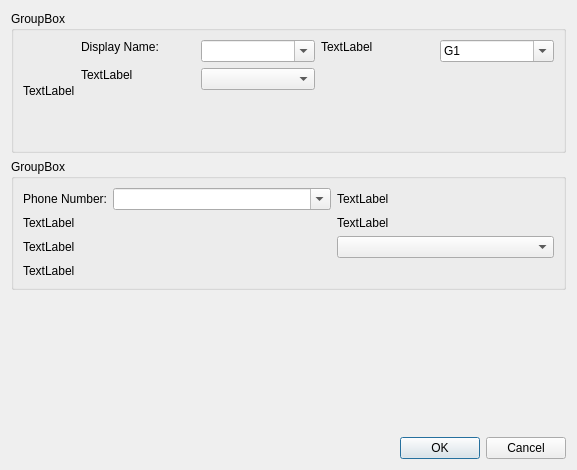
<?xml version="1.0" encoding="UTF-8"?>
<ui version="4.0">
 <class>PhoneContactProperty</class>
 <widget class="QDialog" name="PhoneContactProperty">
  <property name="geometry">
   <rect>
    <x>0</x>
    <y>0</y>
    <width>577</width>
    <height>470</height>
   </rect>
  </property>
  <property name="windowTitle">
   <string>Dialog</string>
  </property>
  <layout class="QVBoxLayout" name="verticalLayout">
   <item>
    <widget class="QGroupBox" name="groupBox">
     <property name="title">
      <string>GroupBox</string>
     </property>
     <layout class="QHBoxLayout" name="horizontalLayout">
      <item>
       <widget class="QLabel" name="label_4">
        <property name="sizePolicy">
         <sizepolicy hsizetype="Fixed" vsizetype="Preferred">
          <horstretch>0</horstretch>
          <verstretch>0</verstretch>
         </sizepolicy>
        </property>
        <property name="text">
         <string>TextLabel</string>
        </property>
       </widget>
      </item>
      <item>
       <layout class="QGridLayout" name="gridLayout">
        <item row="0" column="0">
         <widget class="QLabel" name="label">
          <property name="text">
           <string>Display Name:</string>
          </property>
         </widget>
        </item>
        <item row="0" column="1" rowspan="2">
         <widget class="QComboBox" name="comboBox">
          <property name="editable">
           <bool>true</bool>
          </property>
         </widget>
        </item>
        <item row="0" column="2">
         <widget class="QLabel" name="label_3">
          <property name="text">
           <string>TextLabel</string>
          </property>
         </widget>
        </item>
        <item row="0" column="3" rowspan="2">
         <widget class="QComboBox" name="comboBox_3">
          <property name="editable">
           <bool>true</bool>
          </property>
          <item>
           <property name="text">
            <string>G1</string>
           </property>
          </item>
          <item>
           <property name="text">
            <string>G2</string>
           </property>
          </item>
          <item>
           <property name="text">
            <string>G3</string>
           </property>
          </item>
         </widget>
        </item>
        <item row="1" column="0" rowspan="2">
         <widget class="QLabel" name="label_2">
          <property name="text">
           <string>TextLabel</string>
          </property>
         </widget>
        </item>
        <item row="3" column="1">
         <spacer name="verticalSpacer">
          <property name="orientation">
           <enum>Qt::Vertical</enum>
          </property>
          <property name="sizeHint" stdset="0">
           <size>
            <width>20</width>
            <height>40</height>
           </size>
          </property>
         </spacer>
        </item>
        <item row="2" column="1">
         <widget class="QComboBox" name="comboBox_2">
          <property name="editable">
           <bool>false</bool>
          </property>
         </widget>
        </item>
       </layout>
      </item>
     </layout>
    </widget>
   </item>
   <item>
    <widget class="QGroupBox" name="groupBox_2">
     <property name="title">
      <string>GroupBox</string>
     </property>
     <layout class="QGridLayout" name="gridLayout_2">
      <item row="0" column="0">
       <widget class="QLabel" name="label_5">
        <property name="sizePolicy">
         <sizepolicy hsizetype="Fixed" vsizetype="Preferred">
          <horstretch>0</horstretch>
          <verstretch>0</verstretch>
         </sizepolicy>
        </property>
        <property name="text">
         <string>Phone Number:</string>
        </property>
       </widget>
      </item>
      <item row="0" column="1">
       <widget class="QComboBox" name="comboBox_4">
        <property name="editable">
         <bool>true</bool>
        </property>
       </widget>
      </item>
      <item row="0" column="2">
       <widget class="QLabel" name="label_9">
        <property name="text">
         <string>TextLabel</string>
        </property>
       </widget>
      </item>
      <item row="1" column="0">
       <widget class="QLabel" name="label_6">
        <property name="text">
         <string>TextLabel</string>
        </property>
       </widget>
      </item>
      <item row="1" column="2">
       <widget class="QLabel" name="label_10">
        <property name="text">
         <string>TextLabel</string>
        </property>
       </widget>
      </item>
      <item row="2" column="0">
       <widget class="QLabel" name="label_7">
        <property name="text">
         <string>TextLabel</string>
        </property>
       </widget>
      </item>
      <item row="2" column="2">
       <widget class="QComboBox" name="comboBox_5"/>
      </item>
      <item row="3" column="0">
       <widget class="QLabel" name="label_8">
        <property name="text">
         <string>TextLabel</string>
        </property>
       </widget>
      </item>
     </layout>
    </widget>
   </item>
   <item>
    <spacer name="verticalSpacer_2">
     <property name="orientation">
      <enum>Qt::Vertical</enum>
     </property>
     <property name="sizeHint" stdset="0">
      <size>
       <width>20</width>
       <height>40</height>
      </size>
     </property>
    </spacer>
   </item>
   <item>
    <widget class="QDialogButtonBox" name="buttonBox">
     <property name="orientation">
      <enum>Qt::Horizontal</enum>
     </property>
     <property name="standardButtons">
      <set>QDialogButtonBox::Cancel|QDialogButtonBox::Ok</set>
     </property>
    </widget>
   </item>
  </layout>
 </widget>
 <resources/>
 <connections>
  <connection>
   <sender>buttonBox</sender>
   <signal>accepted()</signal>
   <receiver>PhoneContactProperty</receiver>
   <slot>accept()</slot>
   <hints>
    <hint type="sourcelabel">
     <x>248</x>
     <y>254</y>
    </hint>
    <hint type="destinationlabel">
     <x>157</x>
     <y>274</y>
    </hint>
   </hints>
  </connection>
  <connection>
   <sender>buttonBox</sender>
   <signal>rejected()</signal>
   <receiver>PhoneContactProperty</receiver>
   <slot>reject()</slot>
   <hints>
    <hint type="sourcelabel">
     <x>316</x>
     <y>260</y>
    </hint>
    <hint type="destinationlabel">
     <x>286</x>
     <y>274</y>
    </hint>
   </hints>
  </connection>
 </connections>
</ui>
